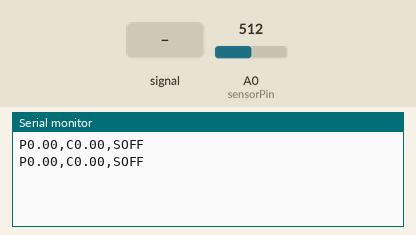
Recording of a sketch running on a simulated Arduino Uno, built with avr-gcc and run on an emulated ATmega328P. Shown: the last lines printed to the serial monitor. Inputs (shaded band) come from the test bench; at power-on: A0 (sensorPin) = 512.

Above: at 1.2 s.
1.3 s: A0 (sensorPin) fed a 200 Hz sine of ±81 counts around its level
At 2.3 s:
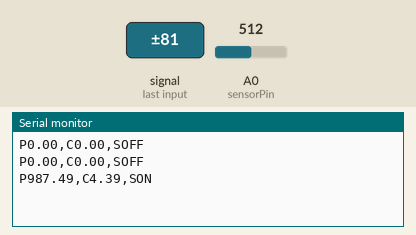
3.9 s: A0 (sensorPin) set to 716
At 4.6 s:
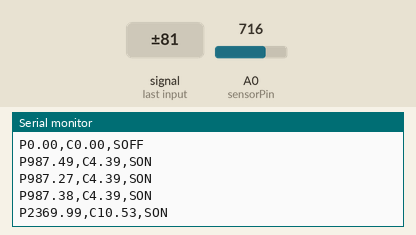
5.4 s: A0 (sensorPin) set to 900
At 6.0 s:
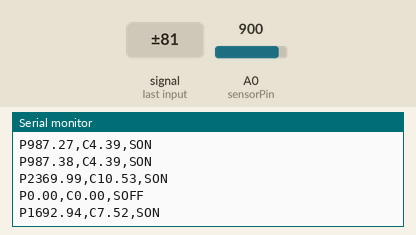
Timing chart, 0 to 8.4 s (numbered marks = the images above; inputs shaded):
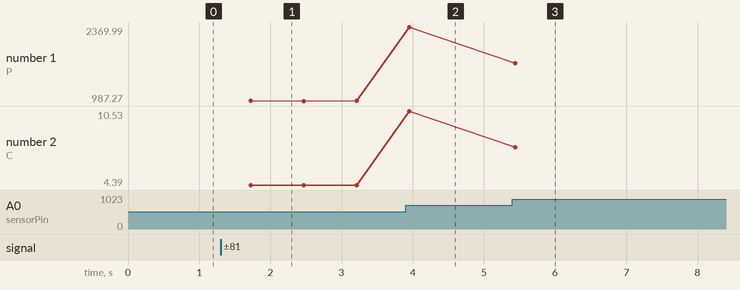

The sketch:

sct_nano.ino
```cpp
const int sensorPin = A0;
const int sampleCount = 1000;

// Calibration factor: amps per ADC RMS count
const float calibrationFactor = 0.078;

// Philippine mains reference
const float voltageRef = 225.0;

// Measured no-load baseline from your testing
const float baselineAdcRms = 0.90;

// Minimum threshold to detect as ON
const float minPowerWatts = 10.0;

void setup() {
  Serial.begin(115200);
}

void loop() {
  long offsetSum = 0;

  // Step 1: measure midpoint / DC offset
  for (int i = 0; i < sampleCount; i++) {
    offsetSum += analogRead(sensorPin);
  }
  float offset = offsetSum / (float)sampleCount;

  // Step 2: compute RMS around midpoint
  float sumSq = 0;
  for (int i = 0; i < sampleCount; i++) {
    float x = analogRead(sensorPin) - offset;
    sumSq += x * x;
  }

  float adcRms = sqrt(sumSq / sampleCount);

  // Step 3: subtract no-load baseline
  float effectiveAdcRms = adcRms - baselineAdcRms;
  if (effectiveAdcRms < 0) {
    effectiveAdcRms = 0;
  }

  // Step 4: convert to current
  float current = effectiveAdcRms * calibrationFactor;

  // Step 5: estimate power
  float power = current * voltageRef;

  // Step 6: clamp tiny residual readings to zero
  if (power < minPowerWatts) {
    current = 0.0;
    power = 0.0;
  }

  // Simple output format for ESP32: P<power>,C<current>,S<state>
  // Example: P123.45,C0.54,SON or P0.00,C0.00,SOFF
  Serial.print("P");
  Serial.print(power, 2);
  Serial.print(",C");
  Serial.print(current, 2);
  Serial.print(",S");
  if (power >= minPowerWatts) {
    Serial.println("ON");
  } else {
    Serial.println("OFF");
  }

  delay(500);
}
```

Measured:
- after the input at 1.3 s, the serial monitor: prints a new line after 0.43 s (image 1)
- after the input at 3.9 s, the serial monitor: prints a new line after 0.05 s (image 2)
- after the input at 5.4 s, the serial monitor: prints a new line at once (image 3)
- plotted number 1: 987.38 → 2369.99 after the input at 3.9 s, 2369.99 → 1692.94 after the input at 5.4 s
- plotted number 2: 4.39 → 10.53 after the input at 3.9 s, 10.53 → 7.52 after the input at 5.4 s
